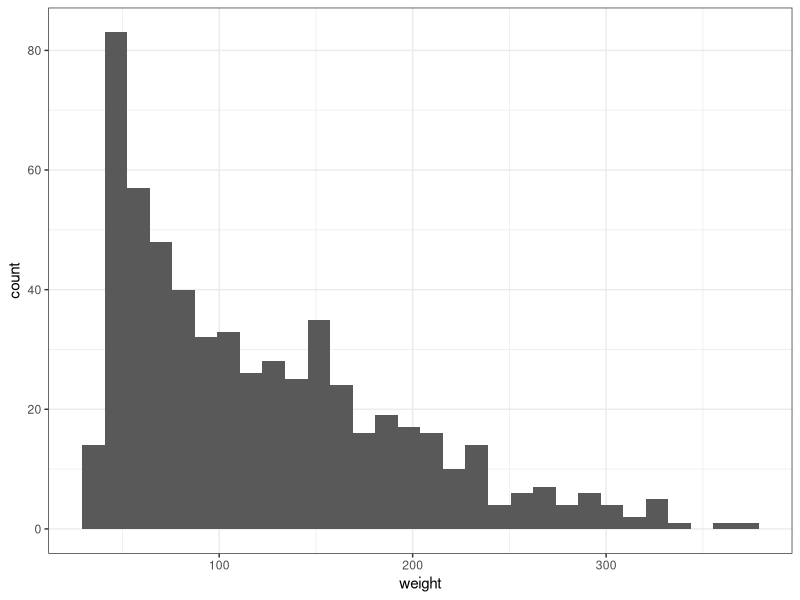
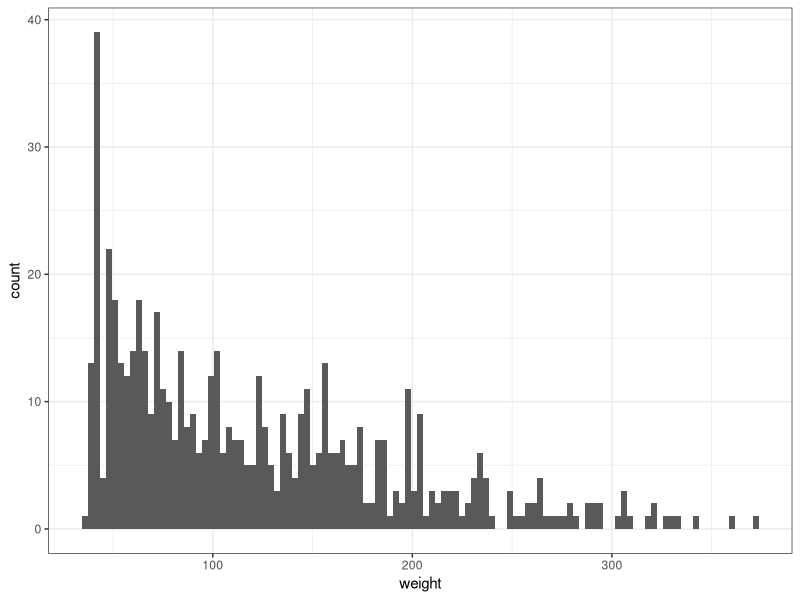
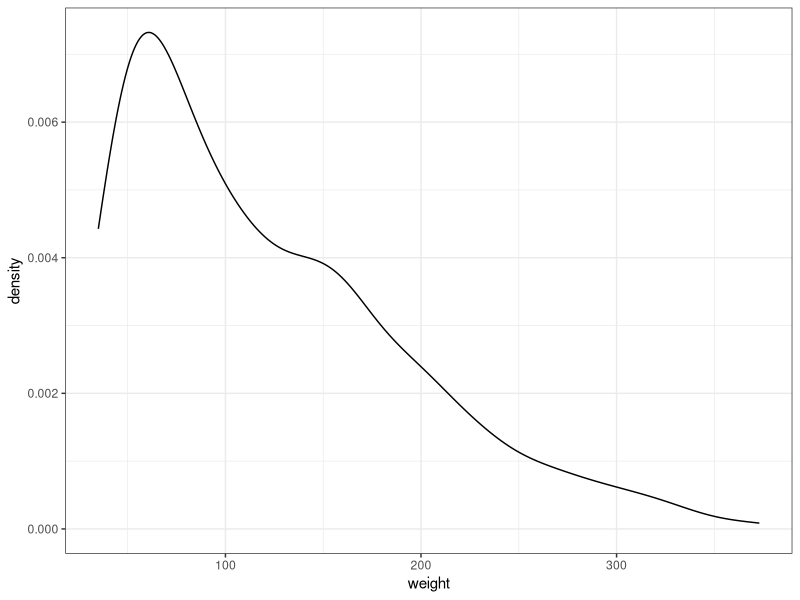
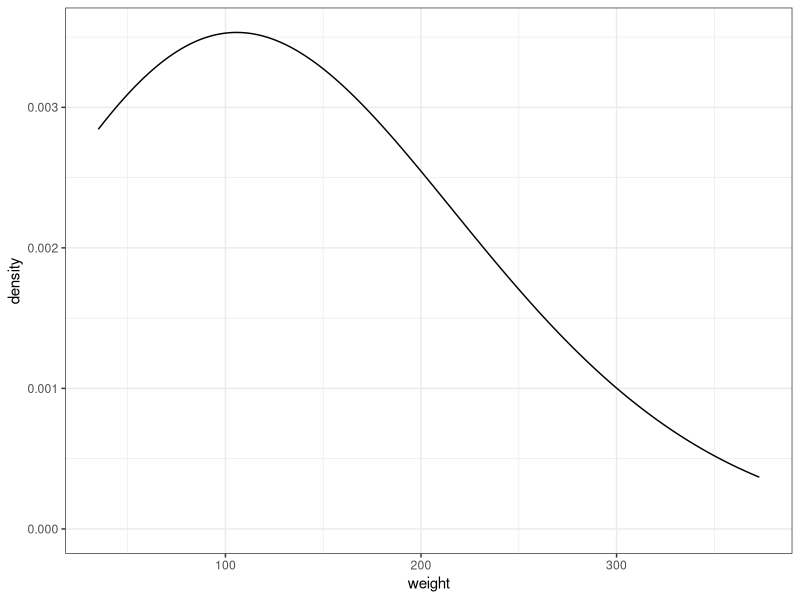
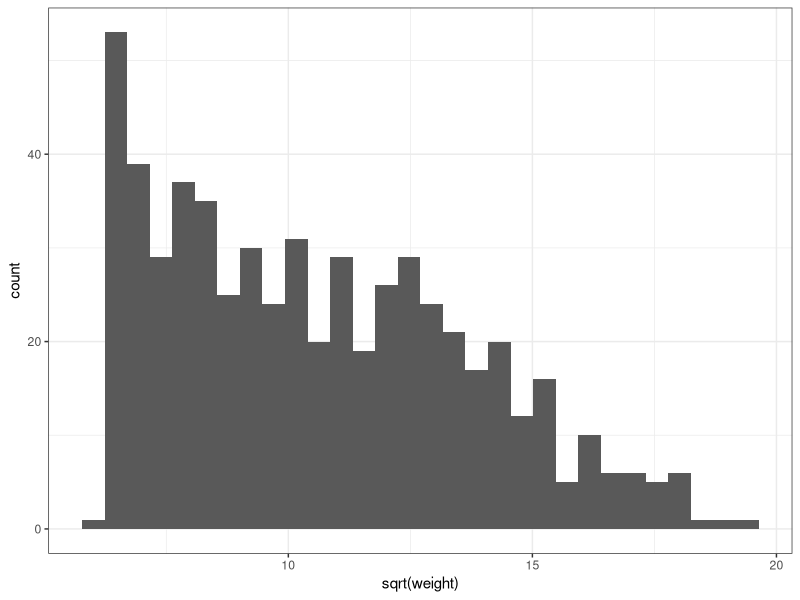
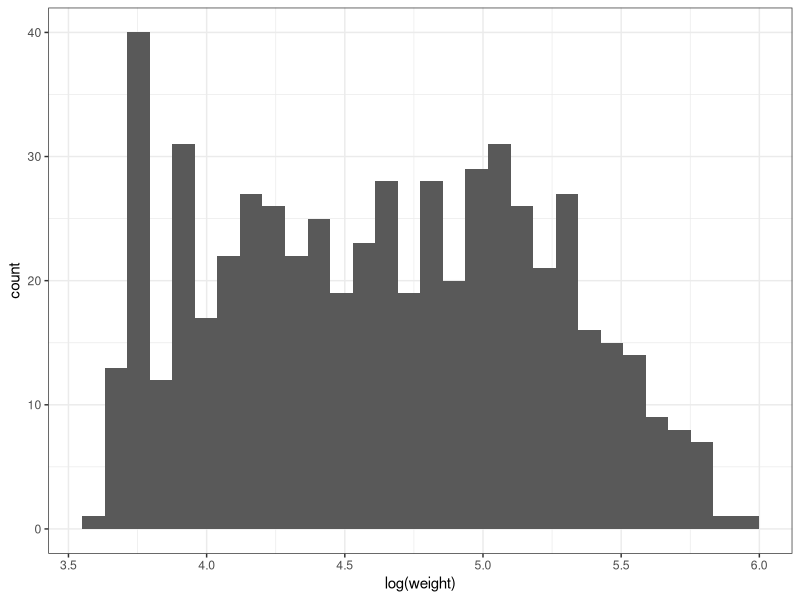
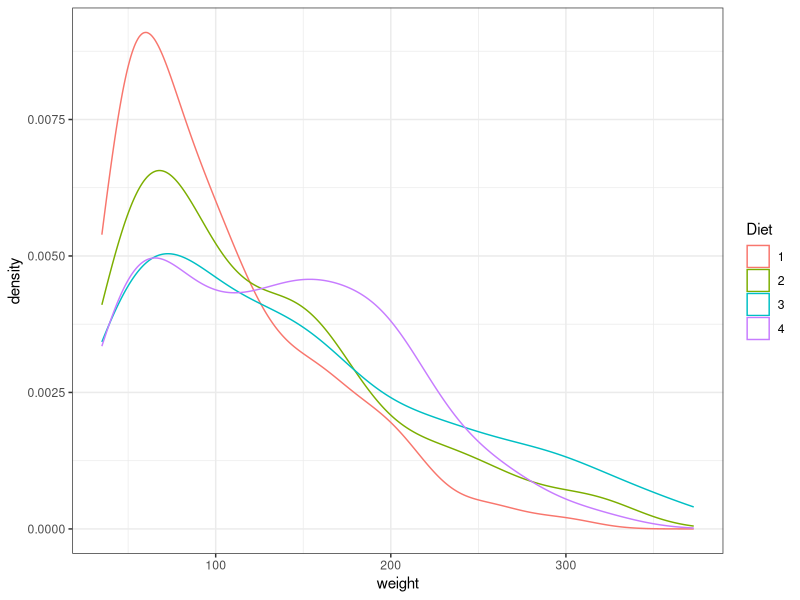
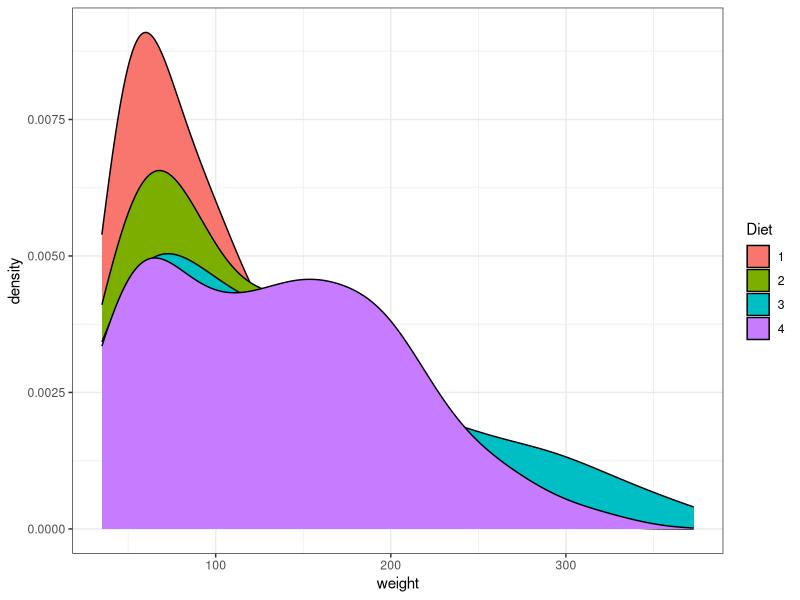

These figures' R source, in order:
## ---- chunk 1
data <- ChickWeight
head(data)
## ---- chunk 2
require(reshape2)
data.melt <- melt(data,id.vars =c("Chick"))
head(data.melt)
## ---- chunk 3
library(ggplot2)
#Histogram
plot1a <- ggplot(data,aes(x=weight)) + geom_histogram() + theme_bw()
plot1a
plot1a.1 <- ggplot(data,aes(x=weight)) + geom_histogram(binwidth=3) + theme_bw()
plot1a.1

#Density Plot
plot1b <- ggplot(data,aes(x=weight)) +geom_density() +theme_bw()
plot1b
plot1b.1 <- ggplot(data,aes(x=weight)) +geom_density(adjust=5) +theme_bw()
plot1b.1
## ---- chunk 4
ggplot(data,aes(x=sqrt(weight))) + geom_histogram() + theme_bw()
ggplot(data,aes(x=log(weight))) + geom_histogram() + theme_bw()

plot2 <- ggplot(data,aes(x=sqrt(weight))) + geom_histogram() + theme_bw()
## ---- chunk 5
plot3a <- ggplot(data,aes(x=weight,color=Diet)) +geom_density() +theme_bw()
plot3a
## ---- chunk 6
plot3b <- ggplot(data,aes(x=weight,fill=Diet)) +geom_density() +theme_bw()
plot3b
## ---- chunk 7
plot3c <- ggplot(data,aes(x=weight,linetype=Diet)) +geom_density() +theme_bw()
plot3c
## ---- chunk 8
plot3d <- ggplot(data,aes(x=Diet,y=weight)) + geom_boxplot() + theme_bw()
plot3d
## ---- chunk 9
plot4a <- ggplot(data,aes(x=weight)) + geom_histogram() + theme_bw() + facet_grid(Diet~.)
plot4a
## ---- chunk 10
plot4b <- ggplot(data,aes(x=weight,fill=Diet)) + geom_histogram() + theme_bw()
plot4b
## ---- chunk 11
class(data$weight)
class(data$Time)
plot5a <- ggplot(data,aes(x=Time,y=weight)) + geom_point() + theme_bw()
plot5a
## ---- chunk 12
plot5b <- ggplot(data,aes(x=Time,y=weight)) + geom_point() + geom_smooth(method = "loess") + theme_bw()
plot5b
## ---- chunk 13
plot5c <- ggplot(data,aes(x=Time,y=weight)) + geom_point() + geom_smooth(method = "lm") + theme_bw()
plot5c
## ---- chunk 14
plot6a <- ggplot(data,aes(x=Time,y=weight,color=Diet)) + geom_point() + geom_smooth(method = "lm") + theme_bw()
plot6a
## ---- chunk 15
plot6b <- ggplot(data,aes(x=Time,y=weight)) + geom_point() + geom_smooth(method = "lm") + theme_bw() + facet_grid(Diet~.)
plot6b
